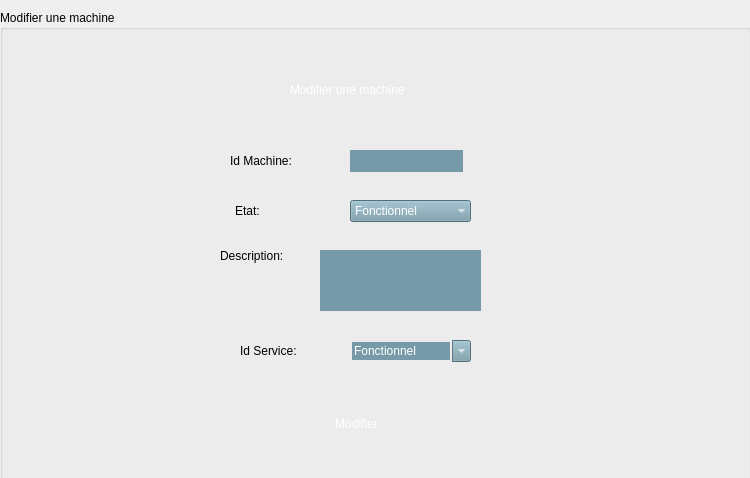
<?xml version="1.0" encoding="UTF-8"?>
<ui version="4.0">
 <class>ModifierMachine</class>
 <widget class="QDialog" name="ModifierMachine">
  <property name="geometry">
   <rect>
    <x>0</x>
    <y>0</y>
    <width>750</width>
    <height>478</height>
   </rect>
  </property>
  <property name="windowTitle">
   <string>Dialog</string>
  </property>
  <widget class="QGroupBox" name="groupBox">
   <property name="geometry">
    <rect>
     <x>0</x>
     <y>10</y>
     <width>751</width>
     <height>471</height>
    </rect>
   </property>
   <property name="title">
    <string>Modifier une machine</string>
   </property>
   <widget class="QLabel" name="label">
    <property name="geometry">
     <rect>
      <x>0</x>
      <y>10</y>
      <width>1061</width>
      <height>461</height>
     </rect>
    </property>
    <property name="text">
     <string/>
    </property>
    <property name="pixmap">
     <pixmap>../../../../Downloads/332978418_1344826139692977_6357513133600317538_n.png</pixmap>
    </property>
   </widget>
   <widget class="QLabel" name="label_2">
    <property name="geometry">
     <rect>
      <x>290</x>
      <y>70</y>
      <width>141</width>
      <height>20</height>
     </rect>
    </property>
    <property name="styleSheet">
     <string notr="true">color: rgb(255, 255, 255);</string>
    </property>
    <property name="text">
     <string>Modifier une machine</string>
    </property>
   </widget>
   <widget class="QLabel" name="label_4">
    <property name="geometry">
     <rect>
      <x>235</x>
      <y>190</y>
      <width>101</width>
      <height>21</height>
     </rect>
    </property>
    <property name="styleSheet">
     <string notr="true">font: 10pt &quot;MS Shell Dlg 2&quot;;</string>
    </property>
    <property name="text">
     <string>Etat:</string>
    </property>
   </widget>
   <widget class="QLabel" name="label_5">
    <property name="geometry">
     <rect>
      <x>220</x>
      <y>230</y>
      <width>91</width>
      <height>31</height>
     </rect>
    </property>
    <property name="styleSheet">
     <string notr="true">font: 10pt &quot;MS Shell Dlg 2&quot;;</string>
    </property>
    <property name="text">
     <string>Description:</string>
    </property>
   </widget>
   <widget class="QPushButton" name="pushButton_Modifier">
    <property name="geometry">
     <rect>
      <x>310</x>
      <y>400</y>
      <width>93</width>
      <height>28</height>
     </rect>
    </property>
    <property name="acceptDrops">
     <bool>false</bool>
    </property>
    <property name="styleSheet">
     <string notr="true">color: rgb(255, 255, 255);</string>
    </property>
    <property name="text">
     <string>Modifier</string>
    </property>
    <property name="checkable">
     <bool>false</bool>
    </property>
    <property name="checked">
     <bool>false</bool>
    </property>
    <property name="flat">
     <bool>true</bool>
    </property>
   </widget>
   <widget class="QComboBox" name="comboBox_EtatM_Modifier">
    <property name="geometry">
     <rect>
      <x>350</x>
      <y>190</y>
      <width>121</width>
      <height>22</height>
     </rect>
    </property>
    <property name="autoFillBackground">
     <bool>false</bool>
    </property>
    <property name="styleSheet">
     <string notr="true">background-color: rgb(118, 154, 168);
color: rgb(255, 255, 255);
</string>
    </property>
    <property name="editable">
     <bool>false</bool>
    </property>
    <property name="frame">
     <bool>false</bool>
    </property>
    <item>
     <property name="text">
      <string>Fonctionnel</string>
     </property>
    </item>
    <item>
     <property name="text">
      <string>En panne</string>
     </property>
    </item>
   </widget>
   <widget class="QLineEdit" name="lineEdit_Description_Modif">
    <property name="geometry">
     <rect>
      <x>320</x>
      <y>240</y>
      <width>161</width>
      <height>61</height>
     </rect>
    </property>
    <property name="styleSheet">
     <string notr="true">background-color: rgb(118, 154, 168);
color: rgb(255, 255, 255);</string>
    </property>
    <property name="frame">
     <bool>false</bool>
    </property>
    <property name="clearButtonEnabled">
     <bool>false</bool>
    </property>
   </widget>
   <widget class="QLabel" name="label_6">
    <property name="geometry">
     <rect>
      <x>240</x>
      <y>330</y>
      <width>91</width>
      <height>21</height>
     </rect>
    </property>
    <property name="styleSheet">
     <string notr="true">font: 10pt &quot;MS Shell Dlg 2&quot;;</string>
    </property>
    <property name="text">
     <string>Id Service:</string>
    </property>
   </widget>
   <widget class="QComboBox" name="comboBox_IDSERVICE_Modifier">
    <property name="geometry">
     <rect>
      <x>350</x>
      <y>330</y>
      <width>121</width>
      <height>22</height>
     </rect>
    </property>
    <property name="autoFillBackground">
     <bool>false</bool>
    </property>
    <property name="styleSheet">
     <string notr="true">background-color: rgb(118, 154, 168);
color: rgb(255, 255, 255);
</string>
    </property>
    <property name="editable">
     <bool>true</bool>
    </property>
    <property name="frame">
     <bool>false</bool>
    </property>
    <item>
     <property name="text">
      <string>Fonctionnel</string>
     </property>
    </item>
    <item>
     <property name="text">
      <string>En panne</string>
     </property>
    </item>
   </widget>
   <widget class="QLineEdit" name="lineEdit_IDMACHINE_Mod">
    <property name="geometry">
     <rect>
      <x>350</x>
      <y>140</y>
      <width>113</width>
      <height>22</height>
     </rect>
    </property>
    <property name="styleSheet">
     <string notr="true">background-color: rgb(118, 154, 168);
color: rgb(255, 255, 255);</string>
    </property>
    <property name="frame">
     <bool>false</bool>
    </property>
    <property name="readOnly">
     <bool>true</bool>
    </property>
    <property name="clearButtonEnabled">
     <bool>false</bool>
    </property>
   </widget>
   <widget class="QLabel" name="label_7">
    <property name="geometry">
     <rect>
      <x>230</x>
      <y>140</y>
      <width>101</width>
      <height>21</height>
     </rect>
    </property>
    <property name="styleSheet">
     <string notr="true">font: 10pt &quot;MS Shell Dlg 2&quot;;</string>
    </property>
    <property name="text">
     <string>Id Machine:</string>
    </property>
   </widget>
  </widget>
 </widget>
 <resources/>
 <connections/>
</ui>
